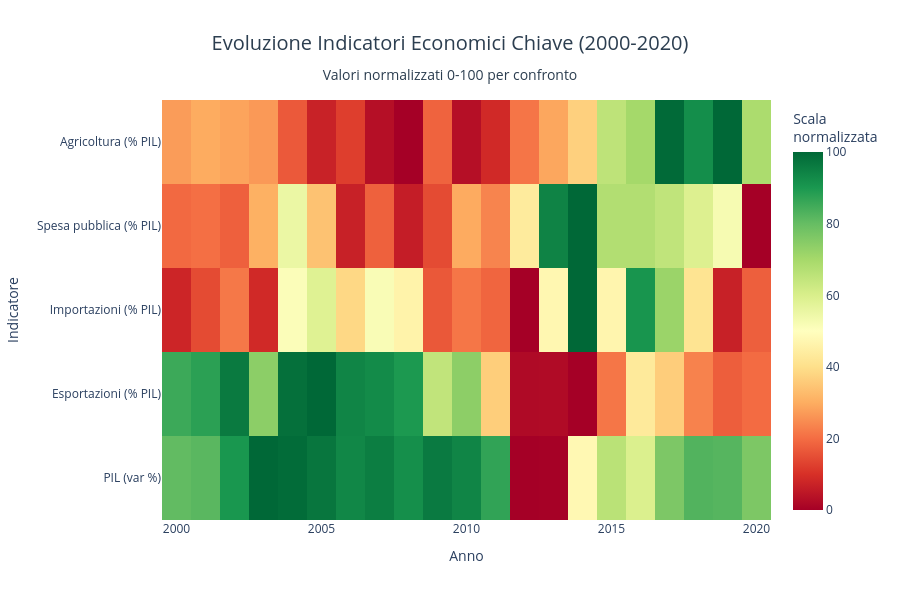

The notebook cell saved with this chart:
### Markdown cell above
## 6. Heatmap Evoluzione Economica
Visualizzazione comparativa dell'evoluzione di più indicatori economici nel tempo.

### Code cell
# Mappa di calore dell'evoluzione economica
key_metrics = {
    'PIL (var %)': 'NY.GDP.MKTP.KD.ZG',
    'Esportazioni (% PIL)': 'NE.EXP.GNFS.ZS',
    'Importazioni (% PIL)': 'NE.IMP.GNFS.ZS',
    'Investimenti (% PIL)': 'NE.GDI.TOTL.ZS',
    'Spesa pubblica (% PIL)': 'NE.CON.GOVT.ZS',
    'Agricoltura (% PIL)': 'NV.AGR.TOTL.ZS'
}

# Raccolta dati per heatmap (2000-2020)
heatmap_years = range(2000, 2021)
heatmap_data = []
metric_names = []

for metric_name, metric_code in key_metrics.items():
    metric_row = df[df['Series Code'] == metric_code]
    if len(metric_row) > 0:
        metric_row = metric_row.iloc[0]
        row_values = []
        
        for year in heatmap_years:
            col = f"{year} [YR{year}]"
            if col in df.columns:
                val = metric_row[col]
                if val != '..':
                    row_values.append(float(val))
                else:
                    row_values.append(None)
            else:
                row_values.append(None)
        
        if any(v is not None for v in row_values):
            heatmap_data.append(row_values)
            metric_names.append(metric_name)

# Normalizzazione dei dati per la visualizzazione
heatmap_normalized = []
for row in heatmap_data:
    row_clean = [v for v in row if v is not None]
    if row_clean:
        min_val = min(row_clean)
        max_val = max(row_clean)
        if max_val != min_val:
            normalized = [(v - min_val) / (max_val - min_val) * 100 if v is not None else None for v in row]
        else:
            normalized = [50 if v is not None else None for v in row]
        heatmap_normalized.append(normalized)

# Creazione heatmap
fig_heatmap = go.Figure(data=go.Heatmap(
    z=heatmap_normalized,
    x=list(heatmap_years),
    y=metric_names,
    colorscale='RdYlGn',
    hovertemplate='<b>%{y}</b><br>Anno: %{x}<br>Valore norm.: %{z:.1f}<extra></extra>',
    colorbar=dict(title="Scala<br>normalizzata")
))

fig_heatmap.update_layout(
    title={
        'text': 'Evoluzione Indicatori Economici Chiave (2000-2020)<br><sub>Valori normalizzati 0-100 per confronto</sub>',
        'x': 0.5,
        'xanchor': 'center',
        'font': {'size': 20, 'color': '#2c3e50'}
    },
    xaxis_title='Anno',
    yaxis_title='Indicatore',
    height=600,
    template='plotly_white'
)

fig_heatmap.show()

print("🔥 Heatmap degli indicatori economici creata!")

### Figure 1 — Plotly figure (JSON) as saved in the notebook; plotly's stock layout.template omitted (floating-point values rounded to 4 significant figures)
{"data": [{"colorbar": {"title": {"text": "Scala<br>normalizzata"}}, "colorscale": [[0, "rgb(165,0,38)"], [0.1, "rgb(215,48,39)"], [0.2, "rgb(244,109,67)"], [0.3, "rgb(253,174,97)"], [0.4, "rgb(254,224,139)"], [0.5, "rgb(255,255,191)"], [0.6, "rgb(217,239,139)"], [0.7, "rgb(166,217,106)"], [0.8, "rgb(102,189,99)"], [0.9, "rgb(26,152,80)"], [1, "rgb(0,104,55)"]], "hovertemplate": "<b>%{y}</b><br>Anno: %{x}<br>Valore norm.: %{z:.1f}<extra></extra>", "type": "heatmap", "x": [2000, 2001, 2002, 2003, 2004, 2005, 2006, 2007, 2008, 2009, 2010, 2011, 2012, 2013, 2014, 2015, 2016, 2017, 2018, 2019, 2020], "y": ["PIL (var %)", "Esportazioni (% PIL)", "Importazioni (% PIL)", "Spesa pubblica (% PIL)", "Agricoltura (% PIL)"], "z": [[80.54, 81.64, 90.31, 100, 99.1, 97.05, 93.57, 95.44, 91.87, 96.15, 94.0, 87.02, 0, 0.1161, 47.78, 66.06, 59.43, 76.37, 82.68, 82.16, 76.44], [85.52, 87.79, 96.21, 74.04, 98.26, 100, 94.03, 92.81, 89.77, 64.78, 73.92, 36.31, 2.054, 2.24, 0, 21.38, 43.1, 36.22, 23.22, 17.62, 19.6], [7.731, 14.43, 21.62, 8.6, 51.09, 58.37, 38.48, 51.7, 45.99, 16.49, 21.38, 18.74, 0, 47.33, 100, 46.65, 90.73, 71.74, 41.28, 6.815, 17.75], [19.31, 20.31, 17.83, 30.54, 55.24, 33.94, 6.824, 17.96, 6.119, 14.45, 29.55, 23.52, 43.42, 94.3, 100, 67.57, 67.63, 64.97, 59.07, 52.43, 0], [27.19, 29.76, 28.42, 26.83, 16.72, 6.99, 12.28, 3.195, 0, 18.37, 3.105, 8.599, 21.27, 28.88, 36.86, 65.38, 70.1, 99.52, 92.13, 100, 68.8]]}], "layout": {"height": 600, "title": {"font": {"color": "#2c3e50", "size": 20}, "text": "Evoluzione Indicatori Economici Chiave (2000-2020)<br><sub>Valori normalizzati 0-100 per confronto</sub>", "x": 0.5, "xanchor": "center"}, "xaxis": {"title": {"text": "Anno"}}, "yaxis": {"title": {"text": "Indicatore"}}}}
